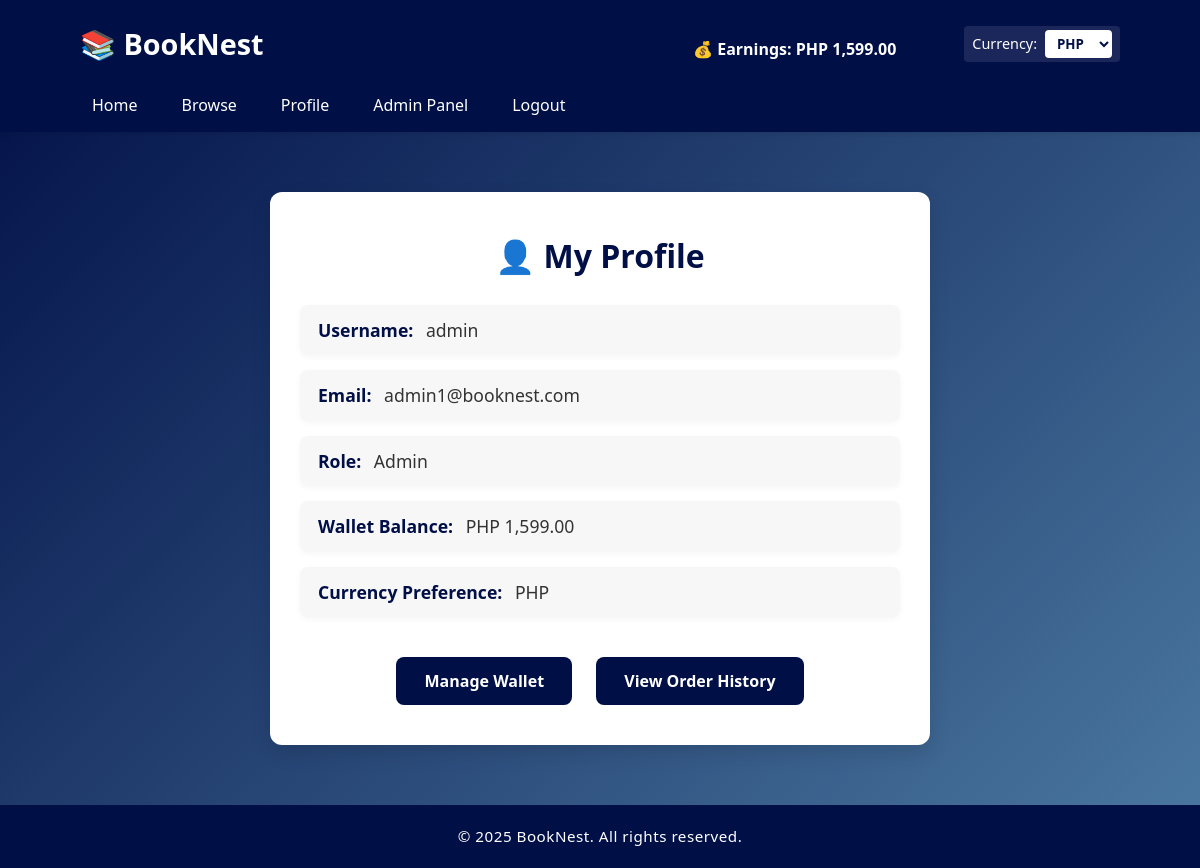
/profile.php (signed in), run on the app's committed database.
### tables this page shows
CREATE TABLE `users` (
  `user_id` int(11) AUTO_INCREMENT PRIMARY KEY NOT NULL,
  `username` varchar(50) NOT NULL,
  `password` varchar(255) NOT NULL,
  `email` varchar(100) DEFAULT NULL,
  `role` enum('admin','staff','customer') NOT NULL,
  `created_at` timestamp NOT NULL DEFAULT current_timestamp(),
  `wallet` decimal(10,2) NOT NULL DEFAULT 0.00
);

CREATE TABLE `currencies` (
  `currency_id` int(11) NOT NULL,
  `currency_code` varchar(10) NOT NULL,
  `exchange_rate` decimal(10,4) NOT NULL
);

### profile.php (the view, shortened to what this page needs)
<?php
include 'includes/header.php';
$user_id = $_SESSION['user_id'];
$stmt = $conn->prepare("SELECT username, email, role, wallet FROM users WHERE user_id = ?");
$stmt->bind_param("i", $user_id);
$stmt->execute();
$stmt->bind_result($username, $email, $role, $wallet);
$currency_id = $_SESSION['currency_id'] ?? 1;
$currency_stmt = $conn->prepare("SELECT currency_code FROM currencies WHERE currency_id = ?");
$currency_stmt->bind_param("i", $currency_id);
$currency_stmt->execute();
$currency_stmt->bind_result($currency_code);
?>
<div class="container">
    <div class="profile-container">
        <h2>👤 My Profile</h2>
        <ul class="profile-details">
            <li><strong>Username:</strong> <?php echo htmlspecialchars($username); ?></li>
            <li><strong>Email:</strong> <?php echo htmlspecialchars($email); ?></li>
            <li><strong>Role:</strong> <?php echo ucfirst($role); ?></li>
            <li><strong>Wallet Balance:</strong> <?php echo $currency_code . " " . number_format($wallet, 2); ?></li>
            <li><strong>Currency Preference:</strong> <?php echo $currency_code; ?></li>
        </ul>
        <a href="wallet.php" class="wallet-link">Manage Wallet</a>
        <a href="order_history.php" class="orders-link">View Order History</a>
    </div>
</div>
<?php include 'includes/footer.php'; ?>

### css/header.css (style rules this page uses)
* { font-family: 'Segoe UI', Tahoma, Geneva, Verdana, sans-serif; margin: 0; padding: 0; box-sizing: border-box; }
body { background-color: #f9f9f9; color: #333; line-height: 1.5; }
.wallet-link { text-decoration: none; color: #27ae60; font-weight: bold; font-size: 1rem; transition: color 0.3s ease; }

### css/profile.css (style rules this page uses)
body { background: linear-gradient(135deg, #010F47 0%, #4B79A1 100%); font-family: 'Segoe UI', Tahoma, Geneva, Verdana, sans-serif; color: #333; margin: 0; padding: 0; }
.container { max-width: 700px; margin: 60px auto; padding: 0 20px; }
.profile-container { background: #fff; border-radius: 12px; box-shadow: 0 8px 20px rgba(0,0,0,0.12); padding: 40px 30px; text-align: center; animation: fadeIn 0.5s ease-in-out; }
.profile-container h2 { color: #010F47; font-size: 2em; margin-bottom: 25px; }
.profile-details { list-style: none; padding: 0; margin: 0 0 30px 0; text-align: left; }
.profile-details li { font-size: 1.1em; margin-bottom: 15px; background: #f7f7f7; padding: 12px 18px; border-radius: 8px; box-shadow: 0 2px 6px rgba(0,0,0,0.04); }
.profile-details strong { color: #010F47; margin-right: 8px; }
.wallet-link, .orders-link { display: inline-block; margin: 10px 10px 0 10px; padding: 12px 28px; background-color: #010F47; color: #fff; border-radius: 8px; font-weight: bold; text-decoration: none; transition: background-color 0.3s ease; }

### data on the page
users: username "admin", email "admin1@booknest.com", role "Admin", wallet "1,599.00"
currencies: currency_code "PHP"

### other printed values
$wallet_display "Earnings: PHP 1,599.00"
form field currency_id "PHP"
